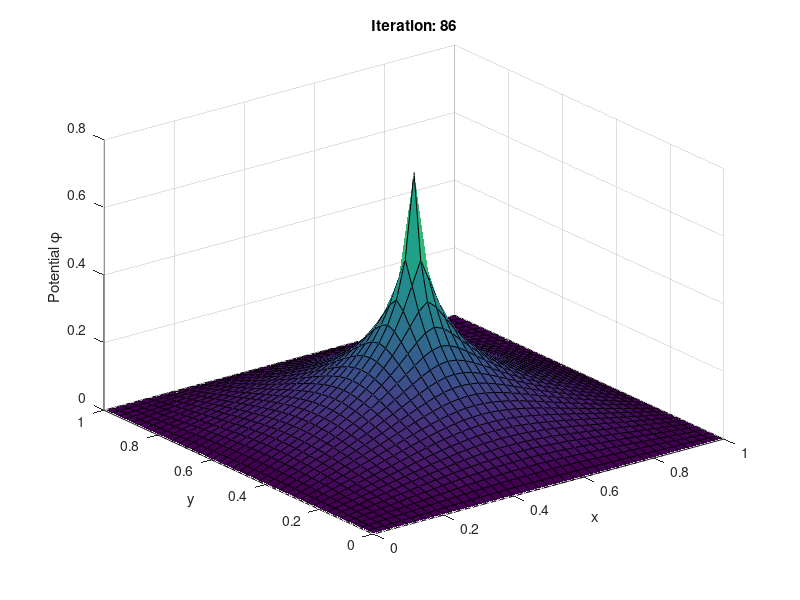
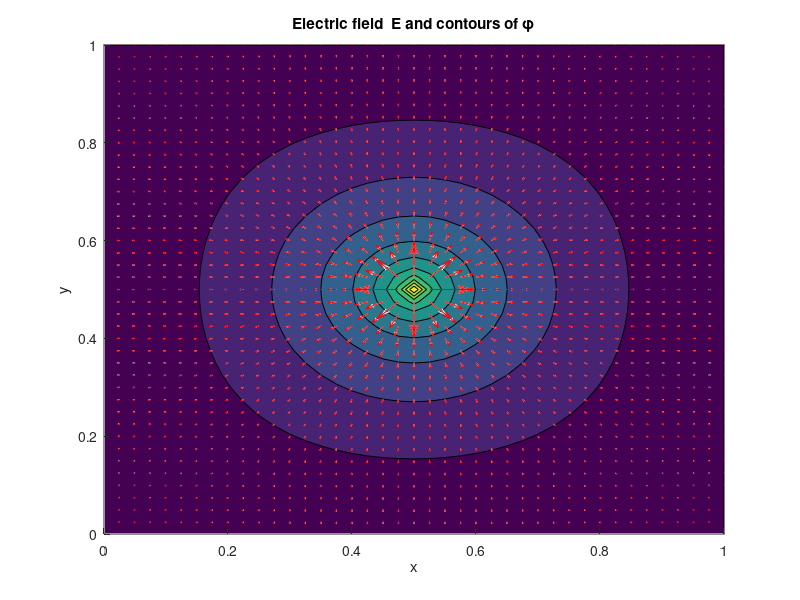

Write MATLAB code to recreate these figures, in order.
% poisson_sor.m
% Apply successive overrelaxation to the Dirichlet problem for the 
% Poisson equation

% Clear memory and show only a few digits
clear all; format short; clf;

% Parameters
h=0.025;         % Spatial step
max_iter=1e+4;   % Maximum number of iterations
min_diff=1e-6;   % Convergence criterion
skip=1;         % Only plot every skip iterations

% Vectors of x and y values
x=0:h:1; y=x;
L=length(x);

% Analytic result for optimal value
omega_opt=2/(1+sin(pi/L));
disp('Optimal omega:');
disp(omega_opt)
omega=omega_opt;

% Initial phi
phi=zeros(L);

% Charge density: a delta function at the centre of the region
sigma=zeros(L);
sigma(round(L/2),round(L/2))=1/h^2;

% Relaxation loop
figure(1);
for iter=1:max_iter
    
  % Keep this for the convergence test
  old_phi=phi;
  
  % Update in place using SOR, preserve BCs
  for j=2:L-1
    for l=2:L-1
      gs=0.25*(phi(j-1,l)+phi(j+1,l)+ ...
                     phi(j,l-1)+phi(j,l+1)+h^2*sigma(j,l));
      phi(j,l)=(1-omega)*phi(j,l)+omega*gs;
    end
  end

  % Plot updated solution
  if rem(iter,skip) == 0
    surfc(x,y,phi');
    %shading interp;
    xlabel('x');
    ylabel('y');
    zlabel('Potential \phi');
    title(['Iteration: ',num2str(iter)]);   
    drawnow;
  end
  
  % Break if change is suitably small
  diff=max(abs(phi-old_phi));
  if (diff < min_diff) 
    disp('Relaxation converged...');
    break;
  end
end

% Display number of iterations
disp('Number of iterations: ');
disp(iter);

% Determine the electric field by differencing. Note MATLAB's
% perverse identification of the first index in a matrix with
% y, wherever a functional dependence z=z(x,y) is implied.
[Ey, Ex]=gradient(phi,h);
Ex=-Ex; Ey=-Ey;

% Calculate the (approximate) analytic solution
Exa=zeros(L);
Eya=zeros(L);
for j=1:L
  for l=1:L
    r=sqrt((x(j)-0.5)^2+(y(l)-0.5)^2);
    fac=1/(2*pi);
    if (r ~= 0)
      Exa(j,l)=fac*(x(j)-0.5)/r^2;
      Eya(j,l)=fac*(y(l)-0.5)/r^2;
    end
  end
end

% Compare the electric field obtained by the SOR solution with
% the (approximate) analytic solution
figure(2); clf reset;
hold on;
contourf(x,y,phi');
scale=2;
quiver(x,y,Ex',Ey',scale,'w');
quiver(x,y,Exa',Eya',scale,'r');
xlabel('x');
ylabel('y');
title('Electric field {\bf E} and contours of \phi');
hold off;
